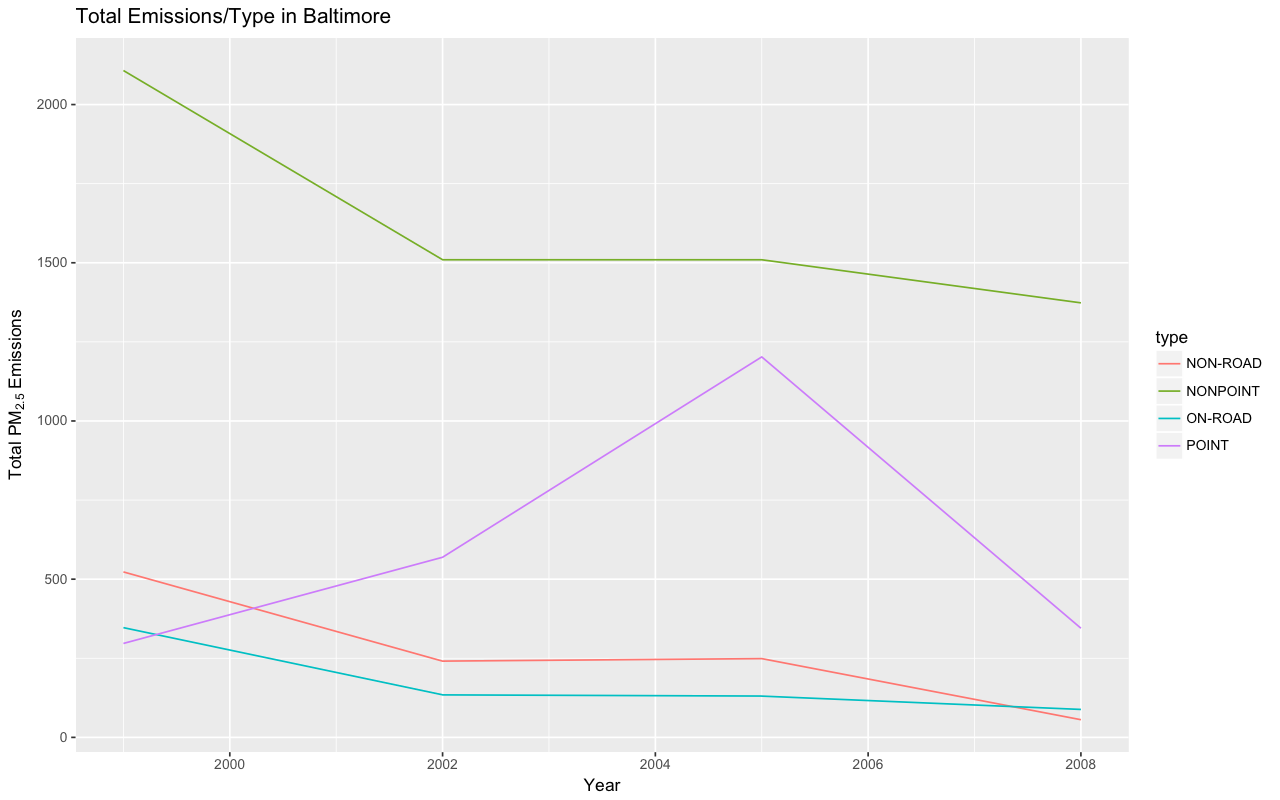

Here is the R script that generated this plot:

## Question 3

getwd ()
setwd("/Users/MustafaChaudry/datasciencecoursera/Exploratory-Data-Analysis-Course-Project-2/Exploratory-Data-Analysis-Course-Project-2")

library(ggplot2)

## To find the sum of the emissions per year per type
Aggregate_data <- aggregate(Emissions ~ year + type, balt, sum)

## Creating the ggplot
g <- ggplot(Aggregate_data, aes(year, Emissions, color = type))
g + geom_line() +
        xlab("Year") +
        ylab(expression("Total PM"[2.5]*" Emissions")) +
        ggtitle("Total Emissions/Type in Baltimore")
